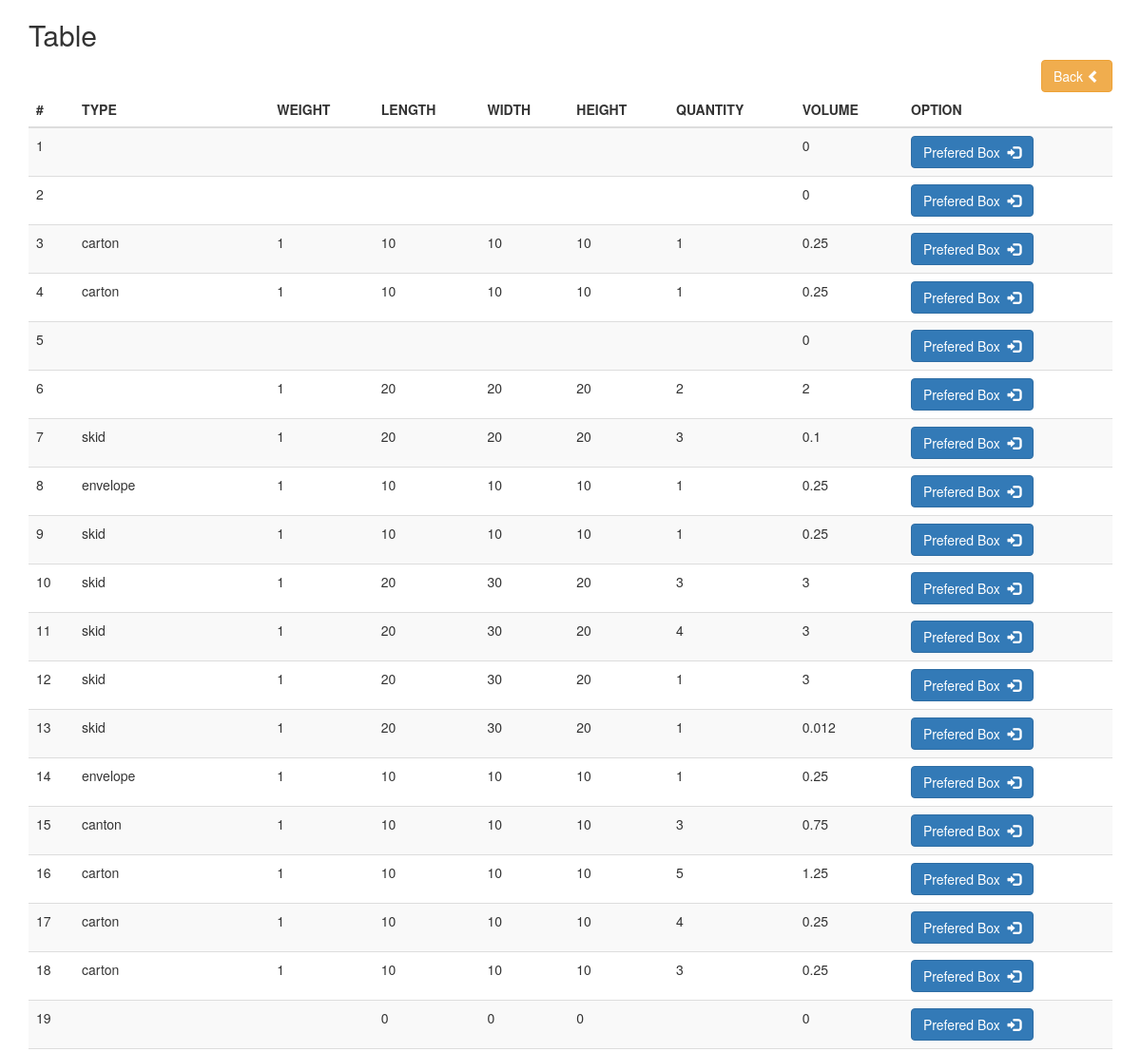
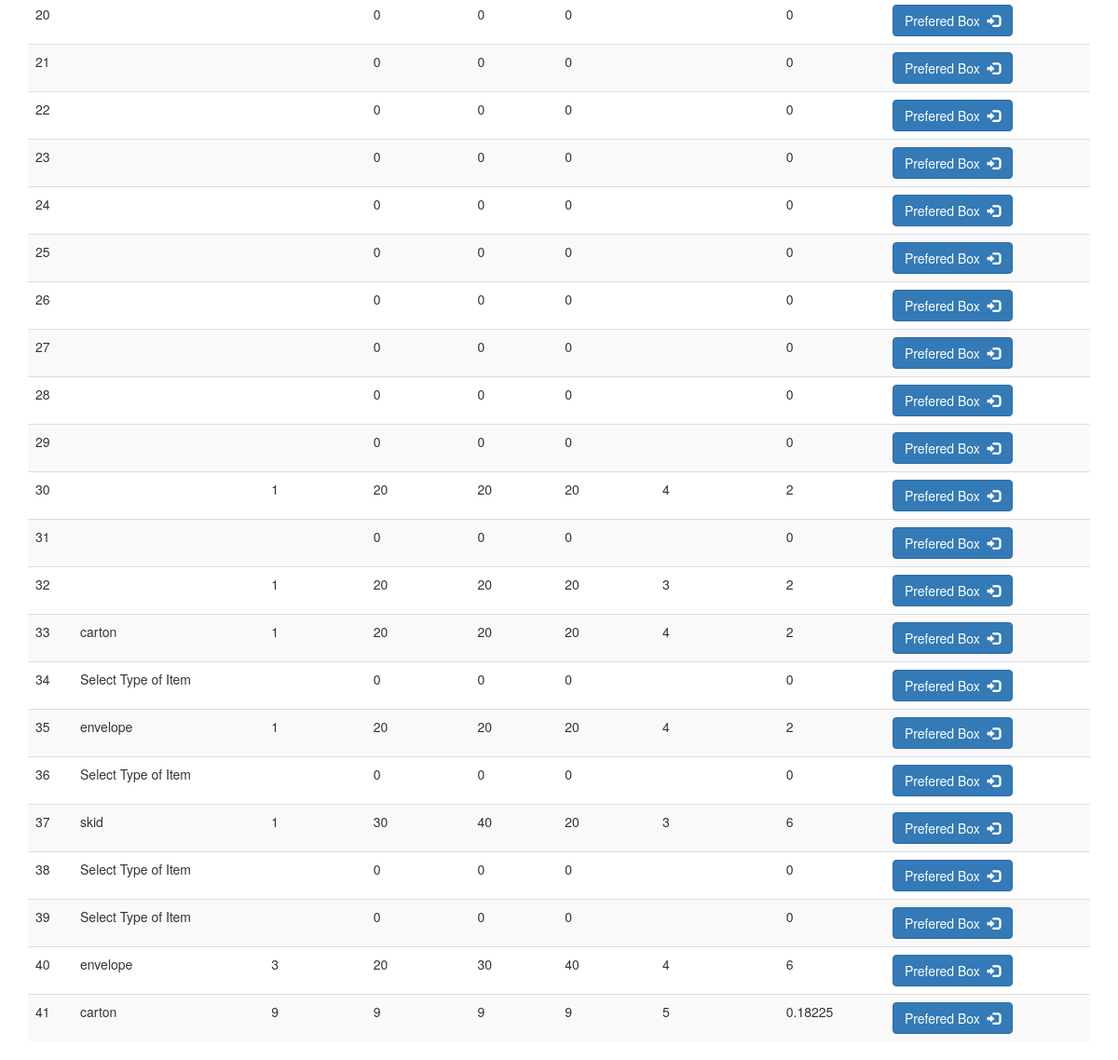
Screenshot of /display.php with the database file from the repository (2 pictures, top to bottom).
### tables this page shows
CREATE TABLE IF NOT EXISTS `dimen` (
  `id` int(11) NOT NULL AUTO_INCREMENT,
  `type` text NOT NULL,
  `weigth` text NOT NULL,
  `length` text NOT NULL,
  `width` text NOT NULL,
  `heigth` text NOT NULL,
  `qty` text NOT NULL,
  `volume` text NOT NULL,
  PRIMARY KEY (`id`)
);

### display.php (the view, shortened to what this page needs)
<!DOCTYPE html>
<html>
<head>
   <link rel="stylesheet" href="https://maxcdn.bootstrapcdn.com/bootstrap/3.3.7/css/bootstrap.min.css">
</head>
<body>
   <div class="container">
   <h2>Table</h2>
                        <a href="http://localhost/box/" <button style="float:right" class="btn btn-warning">Back
                       <span class="glyphicon glyphicon-chevron-left"></span></button></a>
   <table align="center" width="90%" class="table table-striped">
           <thead>
               <tr>
                   <th>#</th>
                   <th>TYPE</th>
                   <th>WEIGHT</th>
                   <th>LENGTH</th>
                   <th>WIDTH</th>
                   <th>HEIGHT</th>
                   <th>QUANTITY</th>
                   <th>VOLUME</th>
                   <th>OPTION</th>
               </tr>
           </thead>
           <?php
               include_once 'config.php';
                   $res = "SELECT * FROM dimen";
                   $sql = mysqli_query($con,$res);
                   $num_rows = mysqli_num_rows($sql);
                   if($num_rows > 0){
                     while($row = mysqli_fetch_array($sql)){ ?>
                    <tr>
                       <td><?php echo $row[0] ?></td>
                       <td><?php echo $row[1] ?></td>
                       <td><?php echo $row[2] ?></td>
                       <td><?php echo $row[3] ?></td>
                       <td><?php echo $row[4] ?></td>
                       <td><?php echo $row[5] ?></td>
                       <td><?php echo $row[6] ?></td>
                       <td><?php echo $row[7] ?></td>
                       <td><a href="box.php?type=<?php echo $row[1]?>&length=<?php echo $row[3]?>&width=<?php echo $row[4]?>&heigth=<?php echo $row[5]?>&qty=<?php echo $row[6]?>&weigth=<?php echo $row[2]?>"><button class="btn btn-primary" name="submit">Prefered Box
                       &nbsp;<span class="glyphicon glyphicon-log-in"></span></button>
                       </a></td>
                     </tr>
                   <?php
               }
           }
            ?>
   </table>
</div>
</body>
</html>

### rows the page displays
dimen: id "1", volume "0"
dimen: id "2", volume "0"
dimen: id "3", type "carton", weigth "1", length "10", width "10", heigth "10", qty "1", volume "0.25"
dimen: id "4", type "carton", weigth "1", length "10", width "10", heigth "10", qty "1", volume "0.25"
dimen: id "5", volume "0"
dimen: id "6", weigth "1", length "20", width "20", heigth "20", qty "2", volume "2"
dimen: id "7", type "skid", weigth "1", length "20", width "20", heigth "20", qty "3", volume "0.1"
dimen: id "8", type "envelope", weigth "1", length "10", width "10", heigth "10", qty "1", volume "0.25"
dimen: id "9", type "skid", weigth "1", length "10", width "10", heigth "10", qty "1", volume "0.25"
dimen: id "10", type "skid", weigth "1", length "20", width "30", heigth "20", qty "3", volume "3"
dimen: id "11", type "skid", weigth "1", length "20", width "30", heigth "20", qty "4", volume "3"
dimen: id "12", type "skid", weigth "1", length "20", width "30", heigth "20", qty "1", volume "3"
dimen: id "13", type "skid", weigth "1", length "20", width "30", heigth "20", qty "1", volume "0.012"
dimen: id "14", type "envelope", weigth "1", length "10", width "10", heigth "10", qty "1", volume "0.25"
dimen: id "15", type "canton", weigth "1", length "10", width "10", heigth "10", qty "3", volume "0.75"
dimen: id "16", type "carton", weigth "1", length "10", width "10", heigth "10", qty "5", volume "1.25"
dimen: id "17", type "carton", weigth "1", length "10", width "10", heigth "10", qty "4", volume "0.25"
dimen: id "18", type "carton", weigth "1", length "10", width "10", heigth "10", qty "3", volume "0.25"
dimen: id "19", length "0", width "0", heigth "0", volume "0"
dimen: id "20", length "0", width "0", heigth "0", volume "0"
dimen: id "21", length "0", width "0", heigth "0", volume "0"
dimen: id "22", length "0", width "0", heigth "0", volume "0"
dimen: id "23", length "0", width "0", heigth "0", volume "0"
dimen: id "24", length "0", width "0", heigth "0", volume "0"
dimen: id "25", length "0", width "0", heigth "0", volume "0"
dimen: id "26", length "0", width "0", heigth "0", volume "0"
dimen: id "27", length "0", width "0", heigth "0", volume "0"
dimen: id "28", length "0", width "0", heigth "0", volume "0"
dimen: id "29", length "0", width "0", heigth "0", volume "0"
dimen: id "30", weigth "1", length "20", width "20", heigth "20", qty "4", volume "2"
dimen: id "31", length "0", width "0", heigth "0", volume "0"
dimen: id "32", weigth "1", length "20", width "20", heigth "20", qty "3", volume "2"
dimen: id "33", type "carton", weigth "1", length "20", width "20", heigth "20", qty "4", volume "2"
dimen: id "34", type "Select Type of Item", length "0", width "0", heigth "0", volume "0"
dimen: id "35", type "envelope", weigth "1", length "20", width "20", heigth "20", qty "4", volume "2"
dimen: id "36", type "Select Type of Item", length "0", width "0", heigth "0", volume "0"
dimen: id "37", type "skid", weigth "1", length "30", width "40", heigth "20", qty "3", volume "6"
dimen: id "38", type "Select Type of Item", length "0", width "0", heigth "0", volume "0"
dimen: id "39", type "Select Type of Item", length "0", width "0", heigth "0", volume "0"
dimen: id "40", type "envelope", weigth "3", length "20", width "30", heigth "40", qty "4", volume "6"
dimen: id "41", type "carton", weigth "9", length "9", width "9", heigth "9", qty "5", volume "0.18225"
